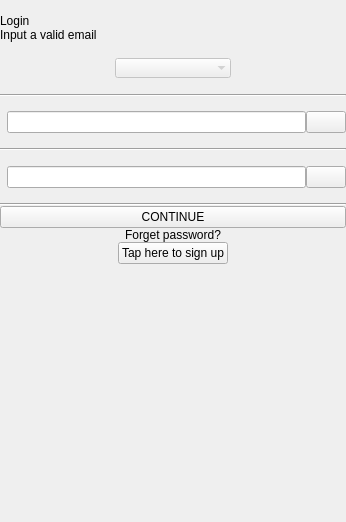
<?xml version="1.0" encoding="UTF-8"?>
<ui version="4.0">
 <class>SignInScreen</class>
 <widget class="QWidget" name="SignInScreen">
  <property name="geometry">
   <rect>
    <x>0</x>
    <y>0</y>
    <width>346</width>
    <height>522</height>
   </rect>
  </property>
  <property name="windowTitle">
   <string>Form</string>
  </property>
  <layout class="QVBoxLayout" name="verticalLayout">
   <property name="spacing">
    <number>0</number>
   </property>
   <property name="leftMargin">
    <number>0</number>
   </property>
   <property name="topMargin">
    <number>0</number>
   </property>
   <property name="rightMargin">
    <number>0</number>
   </property>
   <property name="bottomMargin">
    <number>0</number>
   </property>
   <item>
    <widget class="QWidget" name="wgtNavigationPanel" native="true">
     <property name="sizePolicy">
      <sizepolicy hsizetype="Preferred" vsizetype="Fixed">
       <horstretch>0</horstretch>
       <verstretch>0</verstretch>
      </sizepolicy>
     </property>
    </widget>
   </item>
   <item>
    <widget class="QLabel" name="lblLogo">
     <property name="sizePolicy">
      <sizepolicy hsizetype="Preferred" vsizetype="Fixed">
       <horstretch>0</horstretch>
       <verstretch>0</verstretch>
      </sizepolicy>
     </property>
     <property name="text">
      <string/>
     </property>
    </widget>
   </item>
   <item alignment="Qt::AlignLeft">
    <widget class="QLabel" name="lblCapture">
     <property name="sizePolicy">
      <sizepolicy hsizetype="Fixed" vsizetype="Fixed">
       <horstretch>0</horstretch>
       <verstretch>0</verstretch>
      </sizepolicy>
     </property>
     <property name="minimumSize">
      <size>
       <width>38</width>
       <height>0</height>
      </size>
     </property>
     <property name="font">
      <font>
       <kerning>false</kerning>
      </font>
     </property>
     <property name="layoutDirection">
      <enum>Qt::LeftToRight</enum>
     </property>
     <property name="text">
      <string>Login</string>
     </property>
     <property name="alignment">
      <set>Qt::AlignJustify|Qt::AlignVCenter</set>
     </property>
    </widget>
   </item>
   <item>
    <widget class="QWidget" name="wgtLoginBottomSpacer" native="true"/>
   </item>
   <item>
    <widget class="QLabel" name="lblEmailError">
     <property name="text">
      <string>Input a valid email</string>
     </property>
    </widget>
   </item>
   <item>
    <widget class="QWidget" name="wgtComboBoxFrame" native="true">
     <property name="sizePolicy">
      <sizepolicy hsizetype="Preferred" vsizetype="Fixed">
       <horstretch>0</horstretch>
       <verstretch>0</verstretch>
      </sizepolicy>
     </property>
     <property name="minimumSize">
      <size>
       <width>0</width>
       <height>52</height>
      </size>
     </property>
     <layout class="QHBoxLayout" name="horizontalLayout">
      <property name="spacing">
       <number>0</number>
      </property>
      <property name="leftMargin">
       <number>0</number>
      </property>
      <property name="topMargin">
       <number>0</number>
      </property>
      <property name="rightMargin">
       <number>0</number>
      </property>
      <property name="bottomMargin">
       <number>0</number>
      </property>
      <item alignment="Qt::AlignVCenter">
       <widget class="QLabel" name="lblCaptureComboBox">
        <property name="text">
         <string/>
        </property>
       </widget>
      </item>
      <item alignment="Qt::AlignVCenter">
       <widget class="QComboBox" name="cbbServer">
        <property name="enabled">
         <bool>false</bool>
        </property>
        <property name="focusPolicy">
         <enum>Qt::NoFocus</enum>
        </property>
        <property name="insertPolicy">
         <enum>QComboBox::NoInsert</enum>
        </property>
        <property name="sizeAdjustPolicy">
         <enum>QComboBox::AdjustToContents</enum>
        </property>
        <property name="frame">
         <bool>false</bool>
        </property>
       </widget>
      </item>
      <item>
       <widget class="QWidget" name="wgtRightSpacerCombobox" native="true"/>
      </item>
     </layout>
    </widget>
   </item>
   <item>
    <widget class="Line" name="line_1">
     <property name="orientation">
      <enum>Qt::Horizontal</enum>
     </property>
    </widget>
   </item>
   <item>
    <widget class="QWidget" name="wgtUnderComboBox" native="true"/>
   </item>
   <item>
    <widget class="QWidget" name="wgtEmailFrame" native="true">
     <property name="sizePolicy">
      <sizepolicy hsizetype="Preferred" vsizetype="Fixed">
       <horstretch>0</horstretch>
       <verstretch>0</verstretch>
      </sizepolicy>
     </property>
     <property name="minimumSize">
      <size>
       <width>0</width>
       <height>51</height>
      </size>
     </property>
     <property name="inputMethodHints">
      <set>Qt::ImhLatinOnly</set>
     </property>
     <layout class="QHBoxLayout" name="horizontalLayout_2">
      <property name="spacing">
       <number>0</number>
      </property>
      <property name="leftMargin">
       <number>0</number>
      </property>
      <property name="topMargin">
       <number>0</number>
      </property>
      <property name="rightMargin">
       <number>0</number>
      </property>
      <property name="bottomMargin">
       <number>0</number>
      </property>
      <item alignment="Qt::AlignVCenter">
       <widget class="QLabel" name="lblCaptureEmail">
        <property name="text">
         <string/>
        </property>
       </widget>
      </item>
      <item alignment="Qt::AlignVCenter">
       <widget class="QLineEdit" name="edtEmail">
        <property name="inputMethodHints">
         <set>Qt::ImhEmailCharactersOnly|Qt::ImhLatinOnly</set>
        </property>
       </widget>
      </item>
      <item>
       <widget class="QWidget" name="wgtSpacerButtonEmail" native="true"/>
      </item>
      <item>
       <widget class="QPushButton" name="btnClearEmail">
        <property name="text">
         <string/>
        </property>
       </widget>
      </item>
      <item>
       <widget class="QWidget" name="wgtRightSpacerEmail" native="true"/>
      </item>
     </layout>
    </widget>
   </item>
   <item>
    <widget class="Line" name="line_2">
     <property name="orientation">
      <enum>Qt::Horizontal</enum>
     </property>
    </widget>
   </item>
   <item>
    <widget class="QWidget" name="wgtUnderEmail" native="true"/>
   </item>
   <item>
    <widget class="QWidget" name="wgtPasswordFrame" native="true">
     <property name="sizePolicy">
      <sizepolicy hsizetype="Preferred" vsizetype="Fixed">
       <horstretch>0</horstretch>
       <verstretch>0</verstretch>
      </sizepolicy>
     </property>
     <property name="minimumSize">
      <size>
       <width>0</width>
       <height>52</height>
      </size>
     </property>
     <layout class="QHBoxLayout" name="horizontalLayout_3">
      <property name="spacing">
       <number>0</number>
      </property>
      <property name="leftMargin">
       <number>0</number>
      </property>
      <property name="topMargin">
       <number>0</number>
      </property>
      <property name="rightMargin">
       <number>0</number>
      </property>
      <property name="bottomMargin">
       <number>0</number>
      </property>
      <item alignment="Qt::AlignVCenter">
       <widget class="QLabel" name="lblCapturePassword">
        <property name="text">
         <string/>
        </property>
       </widget>
      </item>
      <item alignment="Qt::AlignVCenter">
       <widget class="QLineEdit" name="edtPassword">
        <property name="inputMethodHints">
         <set>Qt::ImhNone</set>
        </property>
       </widget>
      </item>
      <item>
       <widget class="QWidget" name="wgtSpacerButtonPassword" native="true"/>
      </item>
      <item>
       <widget class="QPushButton" name="btnShowPassword">
        <property name="text">
         <string/>
        </property>
       </widget>
      </item>
      <item>
       <widget class="QWidget" name="wgtRightSpacerPassword" native="true"/>
      </item>
     </layout>
    </widget>
   </item>
   <item>
    <widget class="Line" name="line_3">
     <property name="orientation">
      <enum>Qt::Horizontal</enum>
     </property>
    </widget>
   </item>
   <item>
    <widget class="QWidget" name="wgtUnderPassword" native="true"/>
   </item>
   <item>
    <widget class="QPushButton" name="btnSignIn">
     <property name="sizePolicy">
      <sizepolicy hsizetype="Preferred" vsizetype="Fixed">
       <horstretch>0</horstretch>
       <verstretch>0</verstretch>
      </sizepolicy>
     </property>
     <property name="text">
      <string>CONTINUE</string>
     </property>
    </widget>
   </item>
   <item>
    <widget class="QLabel" name="lblForgetPass">
     <property name="sizePolicy">
      <sizepolicy hsizetype="Preferred" vsizetype="Fixed">
       <horstretch>0</horstretch>
       <verstretch>0</verstretch>
      </sizepolicy>
     </property>
     <property name="text">
      <string>Forget password?</string>
     </property>
     <property name="alignment">
      <set>Qt::AlignCenter</set>
     </property>
    </widget>
   </item>
   <item alignment="Qt::AlignHCenter">
    <widget class="QPushButton" name="btnSignUp">
     <property name="sizePolicy">
      <sizepolicy hsizetype="Fixed" vsizetype="Fixed">
       <horstretch>0</horstretch>
       <verstretch>0</verstretch>
      </sizepolicy>
     </property>
     <property name="text">
      <string>Tap here to sign up</string>
     </property>
    </widget>
   </item>
   <item>
    <spacer name="verticalSpacer">
     <property name="orientation">
      <enum>Qt::Vertical</enum>
     </property>
     <property name="sizeHint" stdset="0">
      <size>
       <width>20</width>
       <height>40</height>
      </size>
     </property>
    </spacer>
   </item>
  </layout>
 </widget>
 <resources/>
 <connections/>
</ui>
